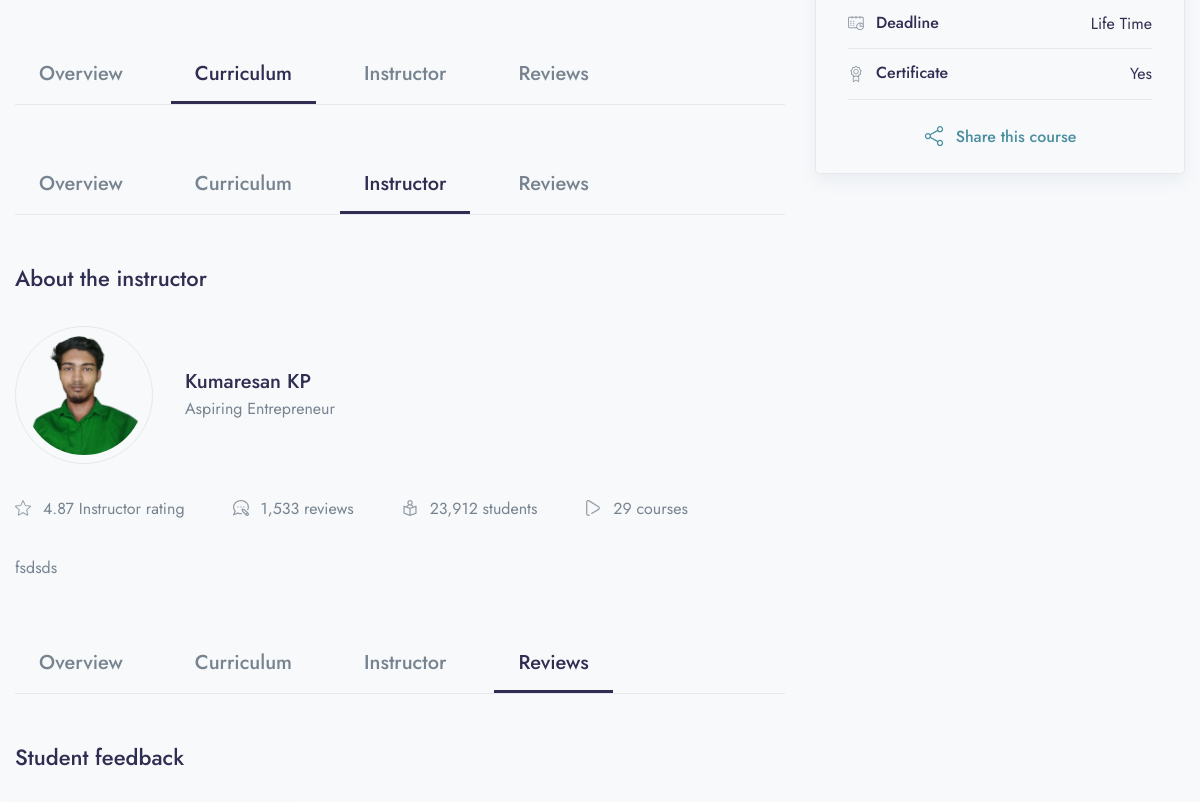
The app's page /course/python-programming-from-beginner-to-advanced-in-one-course (signed in, middle part), older data.
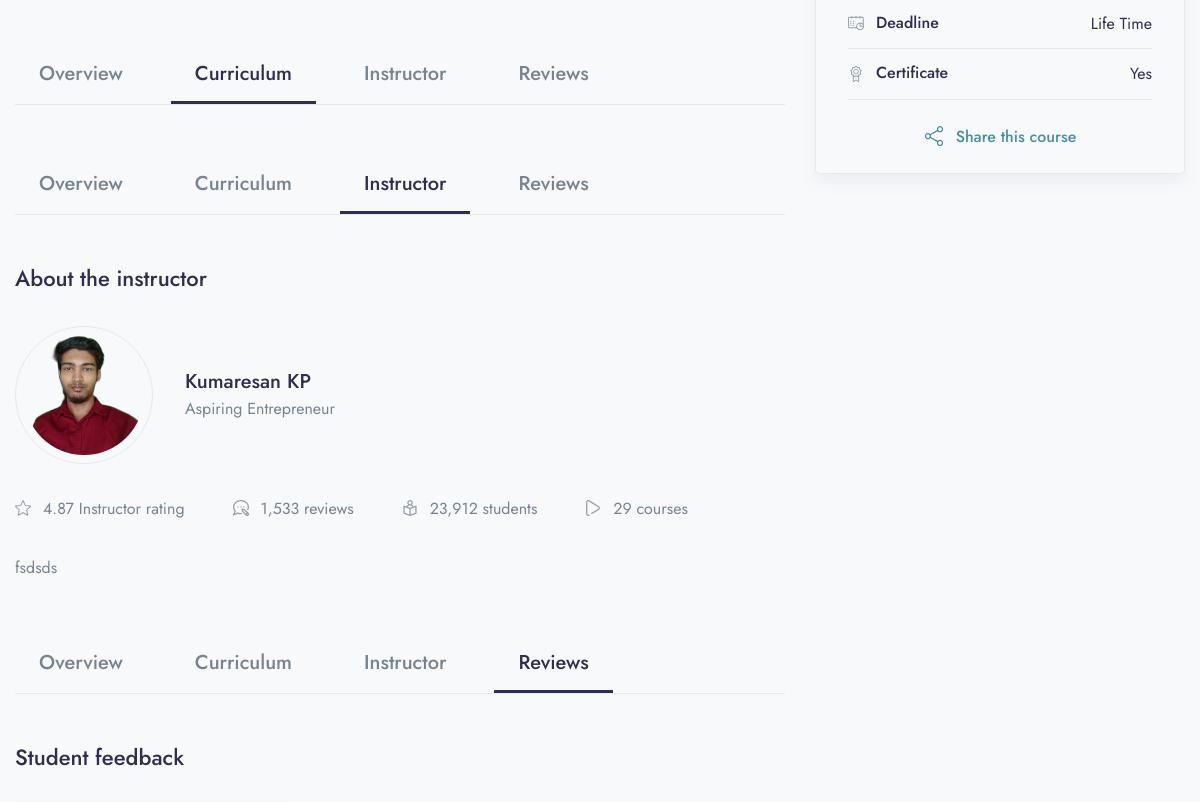
The same page, newer data.
### app/models.py (models this page shows, shortened)
class Course(models.Model):
    STATUS = (
        ('PUBLISH','PUBLISH'),
        ('DRAFT', 'DRAFT'),
    )
    featured_image = models.ImageField(upload_to="Media/featured_img",null=True)
    featured_video = models.CharField(max_length=300,null=True)
    title = models.CharField(max_length=500)
    created_at = models.DateField(auto_now_add=True)
    author = models.ForeignKey(Author,on_delete=models.CASCADE,null=True)
    category = models.ForeignKey(Categories,on_delete=models.CASCADE)
    level = models.ForeignKey(Level, on_delete=models.CASCADE,null=True)
    description = models.TextField()
    price = models.IntegerField(null=True,default=0)
    discount = models.IntegerField(null=True)
    slug = models.SlugField(default='', max_length=500, null=True, blank=True)
    status = models.CharField(choices=STATUS,max_length=100,null=True)
    language = models.ForeignKey(Language, on_delete=models.CASCADE,null=True)
    Deadline = models.CharField(max_length=200,null=True)
    Certificates = models.CharField(null=True,max_length=200)

class Author(models.Model):
    author_profile = models.ImageField(upload_to="Media/author")
    name = models.CharField(max_length=100, null=True)
    about_author = models.TextField()

### LMS/views.py (the view)
# urls.py: path('course/<slug:slug>',views.COURSE_DETAILS,name="course_details"),
def COURSE_DETAILS(request,slug):
	if request.user.is_authenticated:
		category = Categories.get_all_category(Categories)
		time_duration = Video.objects.filter(course__slug=slug).aggregate(sum=Sum('time_duration'))
		course = Course.objects.filter(slug=slug)
		course_id = Course.objects.get(slug=slug)
		try:
			check_enroll = UserCourse.objects.get(user = request.user, course= course_id)
		except UserCourse.DoesNotExist:
			check_enroll = None
		if course.exists():
			course = course.first()
		else:
			return redirect('404')
		context = {
		'course' : course,
		'category': category,
		'time_duration':time_duration,
		'check_enroll': check_enroll
		}
		return render(request, "course/course_details.html", context)
	else:
		return redirect("login")

### app/models.py (called while the page is built)
    def __str__(self):
        return self.name

    def get_all_category(self):
        return Categories.objects.all().order_by('id')

    def __str__(self):
        return self.language

### templates/course/course_details.html (shortened to what this page needs)
{% extends 'base.html' %}
{%  block content %}
{% load static %}
{%load course_tags %}
    <div class="container">
        <div class="row mb-8">
            <div class="col-lg-8 mb-6 mb-lg-0 position-relative">
                <div id="Curriculum" class="mb-8">
                    <ul class="nav course-tab-v1 border-bottom h4 mb-8">
                        <li class="nav-item">
                            <a class="nav-link" href="#Overview" data-bs-toggle="smooth-scroll" data-bs-offset="0">Overview</a>
                        </li>
                        <li class="nav-item">
                            <a class="nav-link active" href="#Curriculum" data-bs-toggle="smooth-scroll" data-bs-offset="0">Curriculum</a>
                        </li>
                        <li class="nav-item">
                            <a class="nav-link" href="#Instructor" data-bs-toggle="smooth-scroll" data-bs-offset="0">Instructor</a>
                        </li>
                        <li class="nav-item">
                            <a class="nav-link" href="#Reviews" data-bs-toggle="smooth-scroll" data-bs-offset="0">Reviews</a>
                        </li>
                    </ul>
                </div>
                <div id="Instructor" class="mb-8">
                    <ul class="nav course-tab-v1 border-bottom h4 mb-8">
                        <li class="nav-item">
                            <a class="nav-link" href="#Overview" data-bs-toggle="smooth-scroll" data-bs-offset="0">Overview</a>
                        </li>
                        <li class="nav-item">
                            <a class="nav-link" href="#Curriculum" data-bs-toggle="smooth-scroll" data-bs-offset="0">Curriculum</a>
                        </li>
                        <li class="nav-item">
                            <a class="nav-link active" href="#Instructor" data-bs-toggle="smooth-scroll" data-bs-offset="0">Instructor</a>
                        </li>
                        <li class="nav-item">
                            <a class="nav-link" href="#Reviews" data-bs-toggle="smooth-scroll" data-bs-offset="0">Reviews</a>
                        </li>
                    </ul>
                    <h3 class="mb-6">About the instructor</h3>
                    <div class="d-flex align-items-center mb-6">
                        <div class="d-inline-block rounded-circle border me-6 p-2">
                            <div class="avatar avatar-size-120">
                                <img src="
                                /{{course.author.author_profile}}" alt="..." class="avatar-img rounded-circle">
                            </div>
                        </div>
                        <div class="media-body">
                            <h4 class="mb-0">{{course.author.name}}</h4>
                            <span>Aspiring Entrepreneur</span>
                        </div>
                    </div>
                    <div class="row mx-xl-n5 mb-6">
                        <div class="col-12 col-md-auto mb-3 mb-md-0 px-xl-5">
                            <div class="d-flex align-items-center">
                                <div class="me-3 d-flex text-secondary icon-uxs">
                                </div>
                                4.87 Instructor rating
                            </div>
                        </div>
                        <div class="col-12 col-md-auto mb-3 mb-md-0 px-xl-5">
                            <div class="d-flex align-items-center">
                                <div class="me-3 d-flex text-secondary icon-uxs">
                                </div>
                                1,533 reviews
                            </div>
                        </div>
                        <div class="col-12 col-md-auto mb-3 mb-md-0 px-xl-5">
                            <div class="d-flex align-items-center">
                                <div class="me-3 d-flex text-secondary icon-uxs">
                                </div>
                                23,912 students
                            </div>
                        </div>
                        <div class="col-12 col-md-auto mb-3 mb-md-0 px-xl-5">
                            <div class="d-flex align-items-center">
                                <div class="me-3 d-flex text-secondary icon-uxs">
                                </div>
                                29 courses
                            </div>
                        </div>
                    </div>
                    <p class="mb-6 line-height-md">{{course.author.about_author}}</p>
                </div>
                <div id="Reviews" class="mb-8">
                    <ul class="nav course-tab-v1 border-bottom h4 mb-8">
                        <li class="nav-item">
                            <a class="nav-link" href="#Overview" data-bs-toggle="smooth-scroll" data-bs-offset="0">Overview</a>
                        </li>
                        <li class="nav-item">
                            <a class="nav-link" href="#Curriculum" data-bs-toggle="smooth-scroll" data-bs-offset="0">Curriculum</a>
                        </li>
                        <li class="nav-item">
                            <a class="nav-link" href="#Instructor" data-bs-toggle="smooth-scroll" data-bs-offset="0">Instructor</a>
                        </li>
                        <li class="nav-item">
                            <a class="nav-link active" href="#Reviews" data-bs-toggle="smooth-scroll" data-bs-offset="0">Reviews</a>
                        </li>
                    </ul>
                    <h3 class="mb-6">Student feedback</h3>
                </div>
            </div>
            <div class="col-lg-4">
                <div class="d-block rounded border p-2 shadow mb-6">
                    <div class="pt-5 pb-4 px-5 px-lg-3 px-xl-5">
                        <ul class="list-group list-group-flush">
                            <li class="list-group-item d-flex align-items-center py-3"style="background-color: #F7F9FB;">
                                <div class="text-secondary d-flex icon-uxs">
                                </div>
                                <h6 class="mb-0 ms-3 me-auto">Deadline</h6>
                                <span>{{course.Deadline}}</span>
                            </li>
                            <li class="list-group-item d-flex align-items-center py-3"style="background-color: #F7F9FB;">
                                <div class="text-secondary d-flex icon-uxs">
                                </div>
                                <h6 class="mb-0 ms-3 me-auto">Certificate</h6>
                                <span>{{course.Certificates}}</span>
                            </li>
                            <li class="list-group-item d-flex align-items-center py-4"style="background-color: #F7F9FB;">
                                <a href="course-single-v5.html" class="mx-auto text-teal fw-medium d-flex align-items-center mt-2">
                                    <span class="ms-3">Share this course</span>
                                </a>
                            </li>
                        </ul>
                    </div>
                </div>
            </div>
        </div>
    </div>
{% endblock %}

### templates/base.html (shortened to what this page needs)
<!doctype html>
<html lang="en">
   <head>
      {% load static %}
      <link rel="stylesheet" href="{% static 'assets/fonts/fontawesome/fontawesome.css' %}">
      <link rel="stylesheet" href="{% static 'assets/libs/%40fancyapps/fancybox/dist/jquery.fancybox.min.css' %}">
      <link rel="stylesheet" href="{% static 'assets/libs/aos/dist/aos.css' %}">
      <link rel="stylesheet" href="{% static 'assets/libs/choices.js/public/assets/styles/choices.min.css' %}">
      <link rel="stylesheet" href="{% static 'assets/libs/flickity-fade/flickity-fade.css' %}">
      <link rel="stylesheet" href="{% static 'assets/libs/flickity/dist/flickity.min.css' %}">
      <link rel="stylesheet" href="{% static 'assets/libs/highlightjs/styles/vs2015.css' %}">
      <link rel="stylesheet" href="{% static 'assets/libs/jarallax/dist/jarallax.css' %}">
      <link rel="stylesheet" href="{% static 'assets/libs/quill/dist/quill.core.css' %}" />
      <link rel="stylesheet" href="{% static 'assets/css/theme.min.css' %}">
   </head>
   <body>
      {% block content %}{% endblock %}
   </body>
</html>

### templates/components/header.html (shortened to what this page needs)
{% load static %}

### templates/components/footer.html (shortened to what this page needs)
 {% load static %}

Row changes from the older to the newer data that the page shows:
changed through a linked row, Course "Life Time": author.author_profile: a different picture
